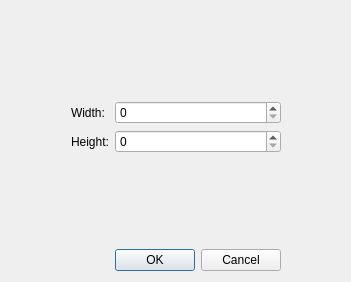
<?xml version="1.0" encoding="UTF-8"?>
<ui version="4.0">
 <class>Dialog</class>
 <widget class="QDialog" name="Dialog">
  <property name="geometry">
   <rect>
    <x>0</x>
    <y>0</y>
    <width>351</width>
    <height>282</height>
   </rect>
  </property>
  <property name="windowTitle">
   <string>Dialog</string>
  </property>
  <layout class="QGridLayout" name="gridLayout">
   <item row="3" column="2">
    <spacer name="verticalSpacer_2">
     <property name="orientation">
      <enum>Qt::Vertical</enum>
     </property>
     <property name="sizeHint" stdset="0">
      <size>
       <width>20</width>
       <height>40</height>
      </size>
     </property>
    </spacer>
   </item>
   <item row="2" column="2">
    <widget class="QSpinBox" name="spinBoxHeigth"/>
   </item>
   <item row="1" column="2">
    <widget class="QSpinBox" name="spinBoxWidht"/>
   </item>
   <item row="4" column="2">
    <widget class="QDialogButtonBox" name="buttonBox">
     <property name="orientation">
      <enum>Qt::Horizontal</enum>
     </property>
     <property name="standardButtons">
      <set>QDialogButtonBox::Cancel|QDialogButtonBox::Ok</set>
     </property>
    </widget>
   </item>
   <item row="1" column="3" rowspan="2">
    <spacer name="horizontalSpacer_2">
     <property name="orientation">
      <enum>Qt::Horizontal</enum>
     </property>
     <property name="sizeHint" stdset="0">
      <size>
       <width>40</width>
       <height>20</height>
      </size>
     </property>
    </spacer>
   </item>
   <item row="1" column="0" rowspan="2">
    <spacer name="horizontalSpacer">
     <property name="orientation">
      <enum>Qt::Horizontal</enum>
     </property>
     <property name="sizeHint" stdset="0">
      <size>
       <width>40</width>
       <height>20</height>
      </size>
     </property>
    </spacer>
   </item>
   <item row="2" column="1">
    <widget class="QLabel" name="labelHeight">
     <property name="text">
      <string>Height:</string>
     </property>
    </widget>
   </item>
   <item row="1" column="1">
    <widget class="QLabel" name="labelWidth">
     <property name="text">
      <string>Width:</string>
     </property>
    </widget>
   </item>
   <item row="0" column="2">
    <spacer name="verticalSpacer">
     <property name="orientation">
      <enum>Qt::Vertical</enum>
     </property>
     <property name="sizeHint" stdset="0">
      <size>
       <width>20</width>
       <height>40</height>
      </size>
     </property>
    </spacer>
   </item>
  </layout>
 </widget>
 <resources/>
 <connections>
  <connection>
   <sender>buttonBox</sender>
   <signal>accepted()</signal>
   <receiver>Dialog</receiver>
   <slot>accept()</slot>
   <hints>
    <hint type="sourcelabel">
     <x>248</x>
     <y>254</y>
    </hint>
    <hint type="destinationlabel">
     <x>157</x>
     <y>274</y>
    </hint>
   </hints>
  </connection>
  <connection>
   <sender>buttonBox</sender>
   <signal>rejected()</signal>
   <receiver>Dialog</receiver>
   <slot>reject()</slot>
   <hints>
    <hint type="sourcelabel">
     <x>316</x>
     <y>260</y>
    </hint>
    <hint type="destinationlabel">
     <x>286</x>
     <y>274</y>
    </hint>
   </hints>
  </connection>
 </connections>
</ui>
